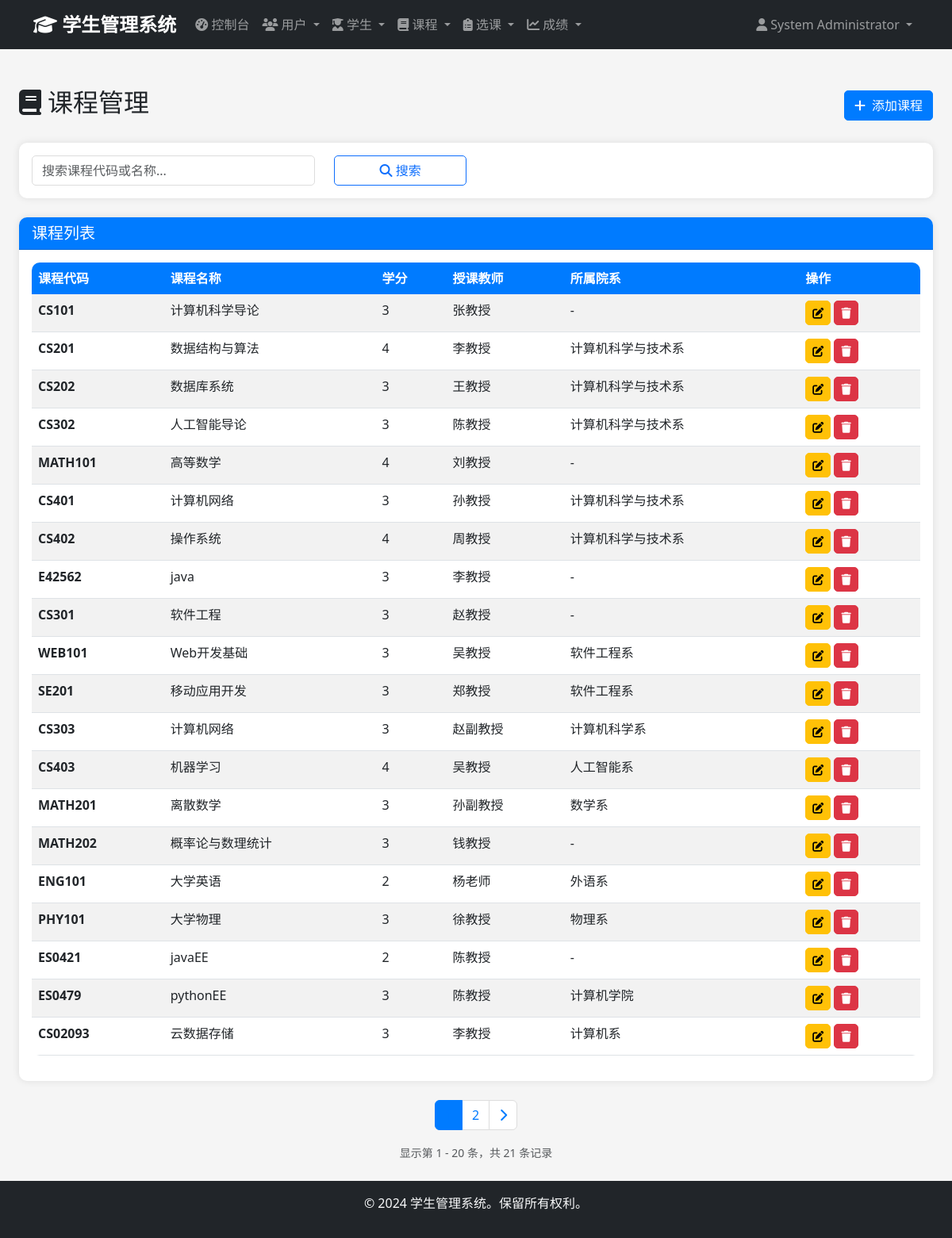
Screenshot of /admin/courses (signed in) with the database file from the repository.
### app/models/user.py (models this page shows, shortened)
class User(UserMixin, db.Model):
    __tablename__ = 'users'
    id = db.Column(db.Integer, primary_key=True)
    username = db.Column(db.String(50), unique=True, nullable=False)
    email = db.Column(db.String(100), unique=True, nullable=False)
    password_hash = db.Column(db.String(255), nullable=False)
    full_name = db.Column(db.String(100), nullable=False)
    phone = db.Column(db.String(20))
    role = db.Column(db.Enum('admin', 'student', name='user_role'), nullable=False, default='student')
    is_active = db.Column(db.Boolean, default=True)
    created_at = db.Column(db.DateTime, default=datetime.utcnow)
    updated_at = db.Column(db.DateTime, default=datetime.utcnow, onupdate=datetime.utcnow)
    administrator = db.relationship('Administrator', backref='user', uselist=False, cascade='all, delete-orphan')
    def is_admin(self):
        return self.role == 'admin'

### app/models/course.py (models this page shows, shortened)
class Course(db.Model):
    __tablename__ = 'courses'
    id = db.Column(db.Integer, primary_key=True)
    course_code = db.Column(db.String(20), unique=True, nullable=False)
    course_name = db.Column(db.String(100), nullable=False)
    description = db.Column(db.Text)
    credits = db.Column(db.Integer, nullable=False, default=3)
    department = db.Column(db.String(100))
    instructor = db.Column(db.String(100))
    created_at = db.Column(db.DateTime, default=datetime.utcnow)
    updated_at = db.Column(db.DateTime, default=datetime.utcnow, onupdate=datetime.utcnow)
    enrollments = db.relationship('Enrollment', backref='course', lazy='dynamic', cascade='all, delete-orphan')

### app/views/admin.py (the view)
@admin_bp.route('/courses')
@login_required
@admin_required
def courses():
    page = request.args.get('page', 1, type=int)
    search = request.args.get('search', '')
    query = Course.query
    if search:
        query = query.filter(
            (Course.course_code.contains(search)) |
            (Course.course_name.contains(search)) |
            (Course.instructor.contains(search))
        )
    courses = query.paginate(
        page=page,
        per_page=20,
        error_out=False
    )
    return render_template('admin/courses/index.html', courses=courses, search=search)

### app/views/auth.py (called while the page is built)
def admin_required(f):
    @wraps(f)
    def decorated_function(*args, **kwargs):
        if not current_user.is_authenticated or not current_user.is_admin():
            flash('访问被拒绝。需要管理员权限。', 'error')
            return redirect(url_for('auth.login'))
        return f(*args, **kwargs)
    return decorated_function

### app/templates/admin/courses/index.html (shortened to what this page needs)
{% extends "base.html" %}
{% block content %}
<div class="container-fluid mt-4">
    <div class="d-flex justify-content-between align-items-center mb-4">
        <div class="d-flex align-items-center">
            <h2>
                <i class="fas fa-book me-2"></i>课程管理
            </h2>
        </div>
        <a href="{{ url_for('admin.create_course') }}" class="btn btn-primary">
            <i class="fas fa-plus me-2"></i>添加课程
        </a>
    </div>
    <div class="card mb-4">
        <div class="card-body">
            <form method="GET" action="{{ url_for('admin.courses') }}">
                <div class="row">
                    <div class="col-md-4">
                        <input type="text" class="form-control" name="search" placeholder="搜索课程代码或名称..."
                               value="{{ search }}">
                    </div>
                    <div class="col-md-2">
                        <button type="submit" class="btn btn-outline-primary w-100">
                            <i class="fas fa-search"></i> 搜索
                        </button>
                    </div>
                </div>
            </form>
        </div>
    </div>
    <div class="card">
        <div class="card-header">
            <h5 class="mb-0">课程列表</h5>
        </div>
        <div class="card-body">
            {% if courses %}
            <div class="table-responsive">
                <table class="table table-striped">
                    <thead>
                        <tr>
                            <th>课程代码</th>
                            <th>课程名称</th>
                            <th>学分</th>
                            <th>授课教师</th>
                            <th>所属院系</th>
                            <th>操作</th>
                        </tr>
                    </thead>
                    <tbody>
                        {% for course in courses %}
                        <tr>
                            <td><strong>{{ course.course_code }}</strong></td>
                            <td>{{ course.course_name }}</td>
                            <td>{{ course.credits }}</td>
                            <td>{{ course.instructor or '未分配' }}</td>
                            <td>{{ course.department or '-' }}</td>
                            <td>
                                <a href="{{ url_for('admin.edit_course', course_id=course.id) }}"
                                   class="btn btn-sm btn-warning" title="编辑">
                                    <i class="fas fa-edit"></i>
                                </a>
                                <button type="button" class="btn btn-sm btn-danger delete-course"
                                        data-id="{{ course.id }}" data-name="{{ course.course_name }}" title="删除">
                                    <i class="fas fa-trash"></i>
                                </button>
                            </td>
                        </tr>
                        {% endfor %}
                    </tbody>
                </table>
            </div>
            {% endif %}
        </div>
    </div>
    {% if courses.pages > 1 %}
    <nav aria-label="课程列表分页" class="mt-4">
        <ul class="pagination justify-content-center">
            {% for page_num in courses.iter_pages() %}
                {% if page_num %}
                    {% if page_num != courses.page %}
                    <li class="page-item">
                        <a class="page-link" href="{{ url_for('admin.courses', page=page_num, search=search) }}">{{ page_num }}</a>
                    </li>
                    {% else %}
                    <li class="page-item active">
                        <span class="page-link">{{ page_num }}</span>
                    </li>
                    {% endif %}
                {% else %}
                <li class="page-item disabled">
                    <span class="page-link">…</span>
                </li>
                {% endif %}
            {% endfor %}
            {% if courses.has_next %}
            <li class="page-item">
                <a class="page-link" href="{{ url_for('admin.courses', page=courses.next_num, search=search) }}">
                    <i class="fas fa-chevron-right"></i>
                </a>
            </li>
            {% endif %}
        </ul>
    </nav>
    <div class="text-center text-muted mt-2">
        <small>
            显示第 {{ (courses.page - 1) * courses.per_page + 1 }} -
            {{ courses.page * courses.per_page if courses.page * courses.per_page < courses.total else courses.total }}
            条，共 {{ courses.total }} 条记录
        </small>
    </div>
    {% endif %}
</div>
{% endblock %}

### app/templates/base.html (shortened to what this page needs)
<!DOCTYPE html>
<html lang="zh-CN">
<head>
    <link href="https://cdn.jsdelivr.net/npm/bootstrap@5.3.0/dist/css/bootstrap.min.css" rel="stylesheet">
    <link href="https://cdnjs.cloudflare.com/ajax/libs/font-awesome/6.4.0/css/all.min.css" rel="stylesheet">
    <link href="{{ url_for('static', filename='css/style.css') }}" rel="stylesheet">
</head>
<body>
    {% if current_user.is_authenticated %}
    <nav class="navbar navbar-expand-lg navbar-dark bg-dark">
        <div class="container">
            <a class="navbar-brand" href="{{ url_for('main.dashboard') }}">
                <i class="fas fa-graduation-cap"></i> 学生管理系统
            </a>
            <div class="collapse navbar-collapse" id="navbarNav">
                <ul class="navbar-nav me-auto">
                    {% if current_user.is_admin() %}
                    <li class="nav-item">
                        <a class="nav-link" href="{{ url_for('admin.dashboard') }}">
                            <i class="fas fa-tachometer-alt"></i> 控制台
                        </a>
                    </li>
                    <li class="nav-item dropdown">
                        <a class="nav-link dropdown-toggle" href="#" data-bs-toggle="dropdown">
                            <i class="fas fa-users"></i> 用户
                        </a>
                    </li>
                    <li class="nav-item dropdown">
                        <a class="nav-link dropdown-toggle" href="#" data-bs-toggle="dropdown">
                            <i class="fas fa-user-graduate"></i> 学生
                        </a>
                    </li>
                    <li class="nav-item dropdown">
                        <a class="nav-link dropdown-toggle" href="#" data-bs-toggle="dropdown">
                            <i class="fas fa-book"></i> 课程
                        </a>
                    </li>
                    <li class="nav-item dropdown">
                        <a class="nav-link dropdown-toggle" href="#" data-bs-toggle="dropdown">
                            <i class="fas fa-clipboard-list"></i> 选课
                        </a>
                    </li>
                    <li class="nav-item dropdown">
                        <a class="nav-link dropdown-toggle" href="#" data-bs-toggle="dropdown">
                            <i class="fas fa-chart-line"></i> 成绩
                        </a>
                    </li>
                    {% endif %}
                </ul>
                <ul class="navbar-nav">
                    <li class="nav-item dropdown">
                        <a class="nav-link dropdown-toggle" href="#" data-bs-toggle="dropdown">
                            <i class="fas fa-user"></i> {{ current_user.full_name }}
                        </a>
                    </li>
                </ul>
            </div>
        </div>
    </nav>
    {% endif %}
    <main class="container-fluid py-4">
        {% block content %}{% endblock %}
    </main>
    <footer class="bg-dark text-light text-center py-3 mt-auto">
        <div class="container">
            <p>&copy; 2024 学生管理系统。保留所有权利。</p>
        </div>
    </footer>
</body>
</html>

### app/static/css/style.css (style rules this page uses)
:root { --primary-color: #007bff; --secondary-color: #6c757d; --success-color: #28a745; --danger-color: #dc3545; --warning-color: #ffc107; --info-color: #17a2b8; --dark-color: #343a40; --light-color: #f8f9fa; }
body { min-height: 100vh; display: flex; flex-direction: column; background-color: #f5f5f5; font-family: 'Segoe UI', Tahoma, Geneva, Verdana, sans-serif; }
main { flex: 1; }
.navbar-brand { font-weight: bold; font-size: 1.5rem; }
.navbar-nav .nav-link { transition: color 0.3s; }
.card { border: none; border-radius: 10px; box-shadow: 0 0 10px rgba(0,0,0,0.1); transition: transform 0.3s, box-shadow 0.3s; }
.card-header { background-color: var(--primary-color); color: white; border-radius: 10px 10px 0 0 !important; font-weight: 600; }
.btn { border-radius: 5px; transition: all 0.3s; }
.btn-primary { background-color: var(--primary-color); border-color: var(--primary-color); }
.btn-danger { background-color: var(--danger-color); border-color: var(--danger-color); }
.table { background-color: white; border-radius: 10px; overflow: hidden; }
.table thead th { background-color: var(--primary-color); color: white; border: none; }
.form-control, .form-select { border-radius: 5px; border: 1px solid #ddd; transition: border-color 0.3s, box-shadow 0.3s; }
footer { margin-top: auto; }
.pagination .page-link { color: var(--primary-color); border-color: #ddd; }
.pagination .page-item.active .page-link { background-color: var(--primary-color); border-color: var(--primary-color); }

### rows the page displays
User: full_name "System Administrator"
Course: course_code "CS101", course_name "计算机科学导论", credits "3", instructor "张教授", department "-"
Course: course_code "CS201", course_name "数据结构与算法", credits "4", instructor "李教授", department "计算机科学与技术系"
Course: course_code "CS202", course_name "数据库系统", credits "3", instructor "王教授", department "计算机科学与技术系"
Course: course_code "CS302", course_name "人工智能导论", credits "3", instructor "陈教授", department "计算机科学与技术系"
Course: course_code "MATH101", course_name "高等数学", credits "4", instructor "刘教授", department "-"
Course: course_code "CS401", course_name "计算机网络", credits "3", instructor "孙教授", department "计算机科学与技术系"
Course: course_code "CS402", course_name "操作系统", credits "4", instructor "周教授", department "计算机科学与技术系"
Course: course_code "E42562", course_name "java", credits "3", instructor "李教授", department "-"
Course: course_code "CS301", course_name "软件工程", credits "3", instructor "赵教授", department "-"
Course: course_code "WEB101", course_name "Web开发基础", credits "3", instructor "吴教授", department "软件工程系"
Course: course_code "SE201", course_name "移动应用开发", credits "3", instructor "郑教授", department "软件工程系"
Course: course_code "CS303", course_name "计算机网络", credits "3", instructor "赵副教授", department "计算机科学系"
Course: course_code "CS403", course_name "机器学习", credits "4", instructor "吴教授", department "人工智能系"
Course: course_code "MATH201", course_name "离散数学", credits "3", instructor "孙副教授", department "数学系"
Course: course_code "MATH202", course_name "概率论与数理统计", credits "3", instructor "钱教授", department "-"
Course: course_code "ENG101", course_name "大学英语", credits "2", instructor "杨老师", department "外语系"
Course: course_code "PHY101", course_name "大学物理", credits "3", instructor "徐教授", department "物理系"
Course: course_code "ES0421", course_name "javaEE", credits "2", instructor "陈教授", department "-"
Course: course_code "ES0479", course_name "pythonEE", credits "3", instructor "陈教授", department "计算机学院"
Course: course_code "CS02093", course_name "云数据存储", credits "3", instructor "李教授", department "计算机系"

### other values shown
{{ page_num }} "2"
{{ (courses.page - 1) * courses.per_page + 1 }} "1"
{{ courses.total }} "21"
